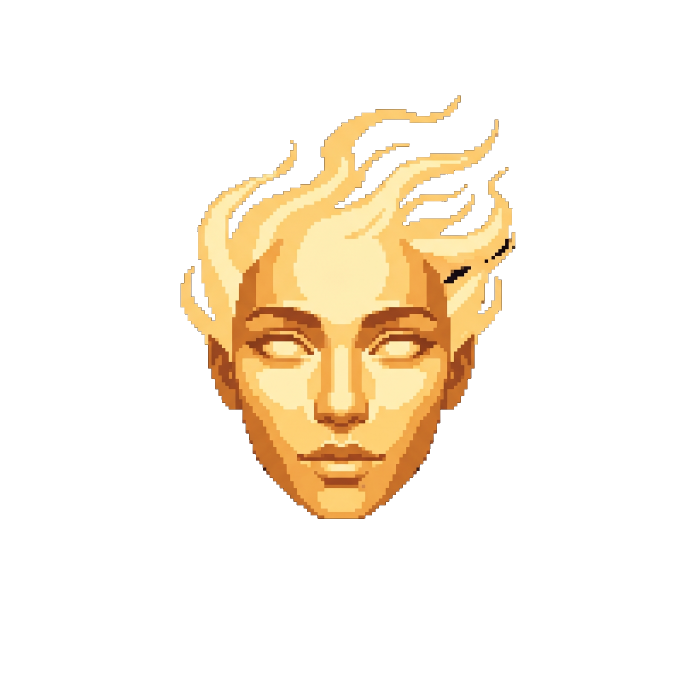
#> input picture builders/A_radiant_keyed.png, 2048 x 2048 px (shown at 1/3 size)
$ python -i ansi_render.py   (imports and definitions only)
#> lines starting #> are read from the running program, lines starting #| are printed output that depends on the picture
#> further down, picture is the input picture: PIL image 2048x2048 RGBA; mean R, G, B, A 60.4, 42.4, 32.5, 45.4
#!/usr/bin/env python3
"""Reusable ANSI renderers (half-block 1x2 + sextant 2x3, TRUECOLOR)
plus frame-fill normalization. Used to QA no-orb masters at terminal cell sizes."""
import numpy as np
from PIL import Image
FIELD=(15,17,23)
_WV=np.array([0.299,0.587,0.114])

def normalize(img, frac=0.92, canvas=256):
    """Crop to alpha content and rescale to fill ~frac of a square canvas (no orb -> glyph fills the cell budget)."""
#> called with frac = 0.92, canvas = 256
    img=img.convert("RGBA"); a=np.array(img); ys,xs=np.where(a[...,3]>16)
    if len(xs)==0: return img
    x0,x1,y0,y1=int(xs.min()),int(xs.max()),int(ys.min()),int(ys.max())
#> x0 = 542; x1 = 1545; y0 = 286; y1 = 1556
    crop=img.crop((x0,y0,x1+1,y1+1)); w,h=crop.size
#> after `crop = img.crop((x0, y0, x1 + 1, y1 + 1))`:
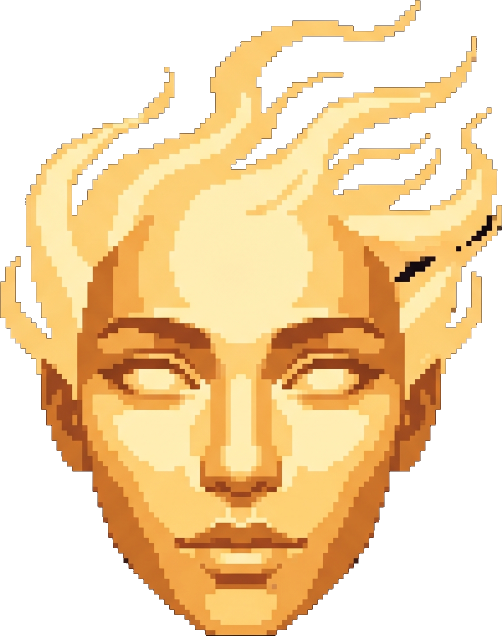
#> crop: PIL image 1004x1271 RGBA (shown at 1/2 size); mean R, G, B, A 146.9, 112.7, 70.4, 149.1; transparent parts drawn white
#> after `w, h = crop.size`: w = 1004; h = 1271
    s=frac*canvas/max(w,h); nw,nh=max(1,round(w*s)),max(1,round(h*s))
#> after `s = frac * canvas / max(w, h)`: s = 0.185
#> after `nw, nh = (max(1, round(w * s)), max(1, round(h * s)))`: nw = 186; nh = 236
    crop=crop.resize((nw,nh),Image.LANCZOS)
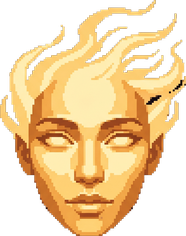
#> crop: PIL image 186x236 RGBA; mean R, G, B, A 146.7, 115.6, 68.7, 149.1; transparent parts drawn white
    out=Image.new("RGBA",(canvas,canvas),(0,0,0,0)); out.alpha_composite(crop,((canvas-nw)//2,(canvas-nh)//2)); return out
#> after `out = Image.new('RGBA', (canvas, canvas), (0, 0, 0, 0))`: out: PIL image 256x256 RGBA; every value is 0
#> after `out.alpha_composite(crop, ((canvas - nw) // 2, (canvas - nh) // 2))`:
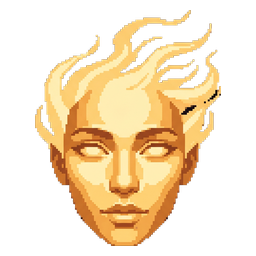
#> out: PIL image 256x256 RGBA; mean R, G, B, A 98.3, 77.4, 46, 99.8; transparent parts drawn white

def over(img, field=FIELD):
    img=img.convert("RGBA"); bg=Image.new("RGBA",img.size,tuple(field)+(255,))
    return Image.alpha_composite(bg,img).convert("RGB")

def half_small(comp, rows):
    cols=2*rows; return comp.resize((cols,2*rows), Image.LANCZOS)

def sext_small(comp, rows):
    cols=2*rows; sm=comp.resize((2*cols,3*rows), Image.LANCZOS)
    a=np.array(sm).astype(float); H,Wd=a.shape[0],a.shape[1]; out=a.copy()
    for cy in range(0,H,3):
        for cx in range(0,Wd,2):
            blk=a[cy:cy+3,cx:cx+2].reshape(-1,3); lum=blk@_WV
            mn,mx=lum.min(),lum.max()
            if mx-mn<2.0: continue
            thr=(mn+mx)/2; A=blk[lum<=thr]; B=blk[lum>thr]
            ca=A.mean(0) if len(A) else B.mean(0); cb=B.mean(0) if len(B) else A.mean(0)
            for j in range(blk.shape[0]):
                out[cy+j//2,cx+j%2]= ca if lum[j]<=thr else cb
    return Image.fromarray(out.astype(np.uint8))

def tile(master, rows, mode="sext", field=FIELD, px=26, do_norm=True):
    m=normalize(master) if do_norm else master.convert("RGBA")
    comp=over(m,field); sm=half_small(comp,rows) if mode=="half" else sext_small(comp,rows)
    return sm.resize((px*rows,px*rows), Image.NEAREST)

>>> from PIL import Image
>>> picture = Image.open('A_radiant_keyed.png')
>>> result = normalize(picture)

$ run again, on builders/nazar_eye_sheet.png
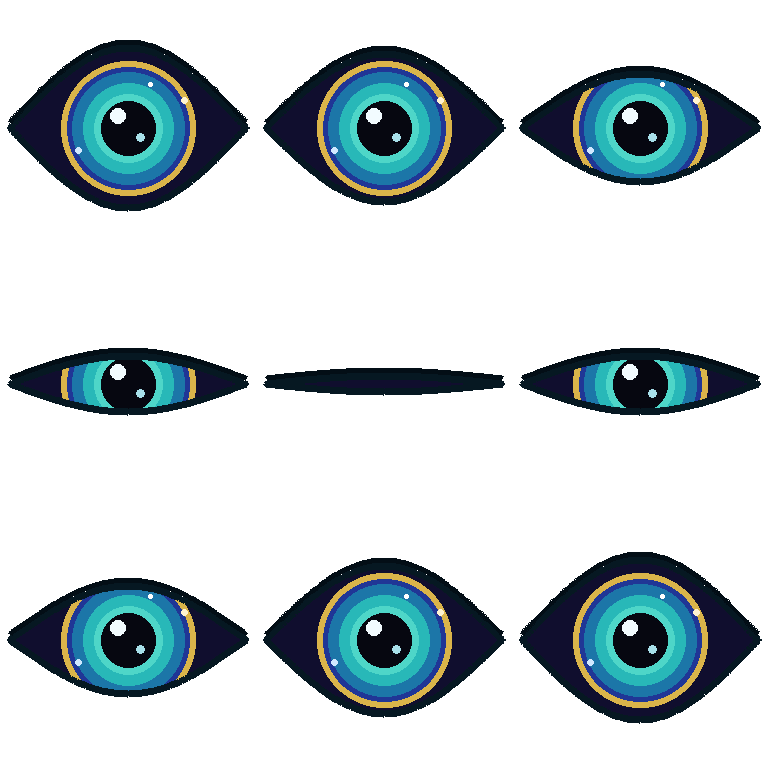
#> input picture builders/nazar_eye_sheet.png, 768 x 768 px
#> picture is the input picture: PIL image 768x768 RGBA; mean R, G, B, A 11.2, 21.9, 26, 74
#> x0 = 7; x1 = 761; y0 = 40; y1 = 723
#> in normalize, `crop=crop.resize((nw,nh),Image.LANCZOS)`:
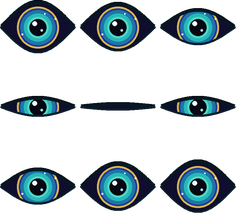
#> crop: PIL image 236x213 RGBA; mean R, G, B, A 12.8, 25.4, 30.4, 84.5; transparent parts drawn white
#> out: PIL image 256x256 RGBA; every value is 0
#> in normalize, `out.alpha_composite(crop, ((canvas - nw) // 2, (canvas - nh) // 2))`:
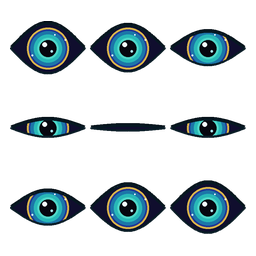
#> out: PIL image 256x256 RGBA; mean R, G, B, A 9.9, 19.5, 23.3, 64.8; transparent parts drawn white
